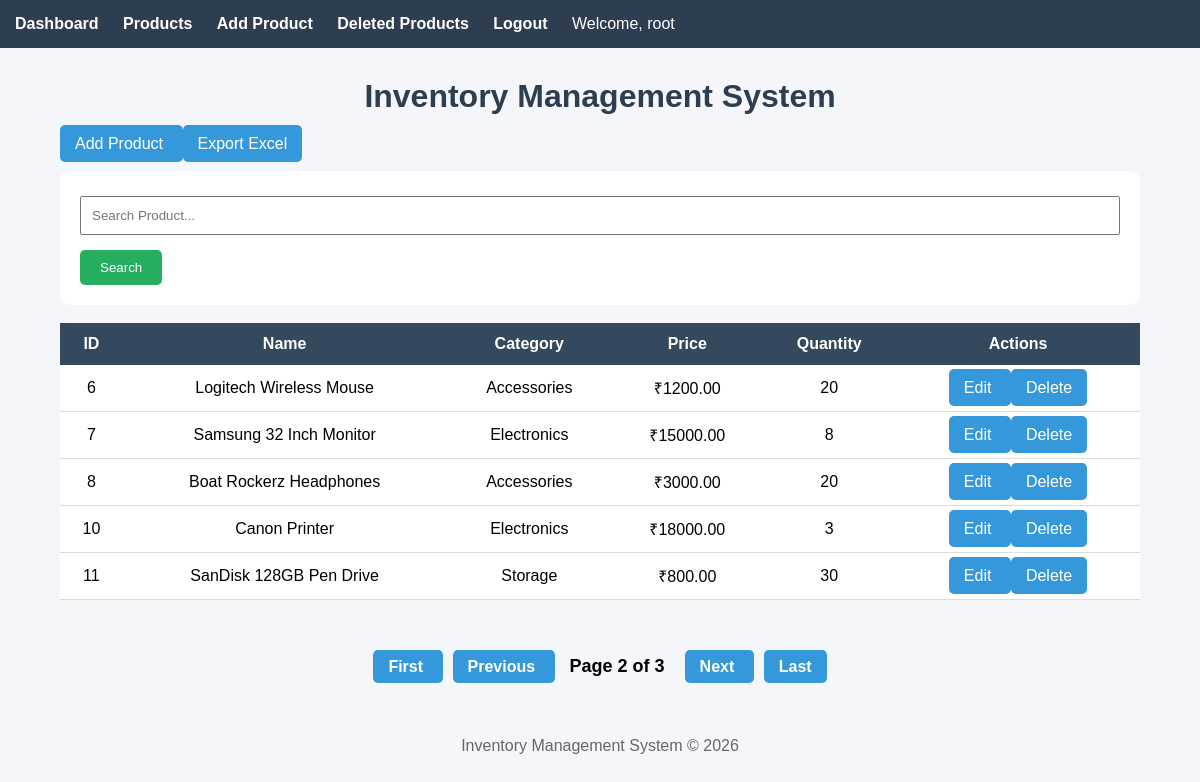
The page /products/?search=&page=2 (signed in) on the database its author committed.
### products/models.py (models this page shows, shortened)
class Product(models.Model):
    product_name = models.CharField(max_length=100)
    category = models.CharField(max_length=100)
    price = models.DecimalField(
        max_digits=10,
        decimal_places=2
    )
    quantity = models.IntegerField()
    description = models.TextField()
    manufacture_date = models.DateField()
    expiry_date = models.DateField()
    created_at = models.DateTimeField(
        auto_now_add=True
    )
    is_deleted = models.BooleanField(
        default=False
    )

### products/views.py (the view)
# urls.py: path('products/',views.product_list,name='product_list'),
@login_required
def product_list(request):
    search = request.GET.get('search')
    products = Product.objects.filter(
        is_deleted=False
    )
    if search:
        products = products.filter(
            Q(product_name__icontains=search) |
            Q(category__icontains=search)
        )
    paginator = Paginator(products, 5)
    page_number = request.GET.get('page')
    products = paginator.get_page(page_number)
    context = {
        'products': products,
        'search': search
    }
    return render(
        request,
        'product_list.html',
        context
    )

### products/templates/product_list.html
{% extends 'base.html' %}
{% block content %}
<a href="{% url 'product_create' %}" class="btn">
    Add Product
</a>
<a href="{% url 'export_products_excel' %}" class="btn">
    Export Excel
</a>
<br><br>
<form method="GET">
    <input
    type="text"
    name="search"
    placeholder="Search Product..."
    value="{{ search|default:'' }}">
    <button type="submit">
        Search
    </button>
</form>
<br>
<table>
<tr>
    <th>ID</th>
    <th>Name</th>
    <th>Category</th>
    <th>Price</th>
    <th>Quantity</th>
    <th>Actions</th>
</tr>
{% for product in products %}
<tr>
    <td>{{ product.id }}</td>
    <td>{{ product.product_name }}</td>
    <td>{{ product.category }}</td>
    <td>₹{{ product.price }}</td>
    <td>{{ product.quantity }}</td>
    <td>
        <a
        href="{% url 'product_update' product.id %}"
        class="btn">
        Edit
        </a>
        <a
        href="{% url 'product_delete' product.id %}"
        class="btn">
        Delete
        </a>
    </td>
</tr>
{% endfor %}
</table>
<br><br>
<div class="pagination">
    {% if products.has_previous %}
        <a href="?search={{ search|default:'' }}&page=1">
            First
        </a>
        <a href="?search={{ search|default:'' }}&page={{ products.previous_page_number }}">
            Previous
        </a>
    {% endif %}
    <span>
        Page {{ products.number }}
        of
        {{ products.paginator.num_pages }}
    </span>
    {% if products.has_next %}
        <a href="?search={{ search|default:'' }}&page={{ products.next_page_number }}">
            Next
        </a>
        <a href="?search={{ search|default:'' }}&page={{ products.paginator.num_pages }}">
            Last
        </a>
    {% endif %}
</div>
{% endblock %}

### products/templates/base.html (shortened to what this page needs)
<!DOCTYPE html>
<html>
<head>
</head>
<body>
    {% if user.is_authenticated %}
    <div class="navbar">
        <a href="{% url 'dashboard' %}">
            Dashboard
        </a>
        <a href="{% url 'product_list' %}">
            Products
        </a>
        <a href="{% url 'product_create' %}">
            Add Product
        </a>
        <a href="{% url 'deleted_products' %}">
            Deleted Products
        </a>
        <a href="{% url 'logout' %}">
            Logout
        </a>
        <span style="color:white; margin-right:20px;">
            Welcome, {{ user.username }}
        </span>
    </div>
    {% endif %}
    <div class="container">
        <h1>Inventory Management System</h1>
        {% block content %}
        {% endblock %}
    </div>
    <footer>
        Inventory Management System © 2026
    </footer>
</body>
</html>

### products/templates/base.html (style rules this page uses)
.pagination { margin-top: 20px; text-align: center; }
.pagination a { text-decoration: none; background: #3498db; color: white; padding: 8px 15px; margin: 5px; border-radius: 5px; font-weight: bold; }
.pagination span { font-size: 18px; font-weight: bold; margin: 0 10px; }
* { margin: 0; padding: 0; box-sizing: border-box; font-family: Arial, sans-serif; }
body { background: #f4f6f9; }
.navbar { background: #2c3e50; padding: 15px; }
.navbar a { color: white; text-decoration: none; margin-right: 20px; font-weight: bold; }
.container { width: 90%; margin: 30px auto; }
h1 { text-align: center; color: #2c3e50; margin-bottom: 20px; }
.btn { background: #3498db; color: white; padding: 10px 15px; border: none; text-decoration: none; border-radius: 5px; }
table { width: 100%; border-collapse: collapse; background: white; }
table th { background: #34495e; color: white; padding: 12px; }
table td { padding: 12px; text-align: center; border-bottom: 1px solid #ddd; }
form { background: white; padding: 20px; border-radius: 10px; }
input, textarea, select { width: 100%; padding: 10px; margin-top: 5px; margin-bottom: 15px; }
button { background: #27ae60; color: white; padding: 10px 20px; border: none; border-radius: 5px; }
footer { text-align:center; padding:20px; margin-top:40px; color:#666; }

### rows shown on the page
Product: id "6", product_name "Logitech Wireless Mouse", category "Accessories", price "1200.00", quantity "20"
Product: id "7", product_name "Samsung 32 Inch Monitor", category "Electronics", price "15000.00", quantity "8"
Product: id "8", product_name "Boat Rockerz Headphones", category "Accessories", price "3000.00", quantity "20"
Product: id "10", product_name "Canon Printer", category "Electronics", price "18000.00", quantity "3"
Product: id "11", product_name "SanDisk 128GB Pen Drive", category "Storage", price "800.00", quantity "30"

### other values the page prints
{{ user.username }} "root"
{{ products.number }} "2"
{{ products.paginator.num_pages }} "3"
